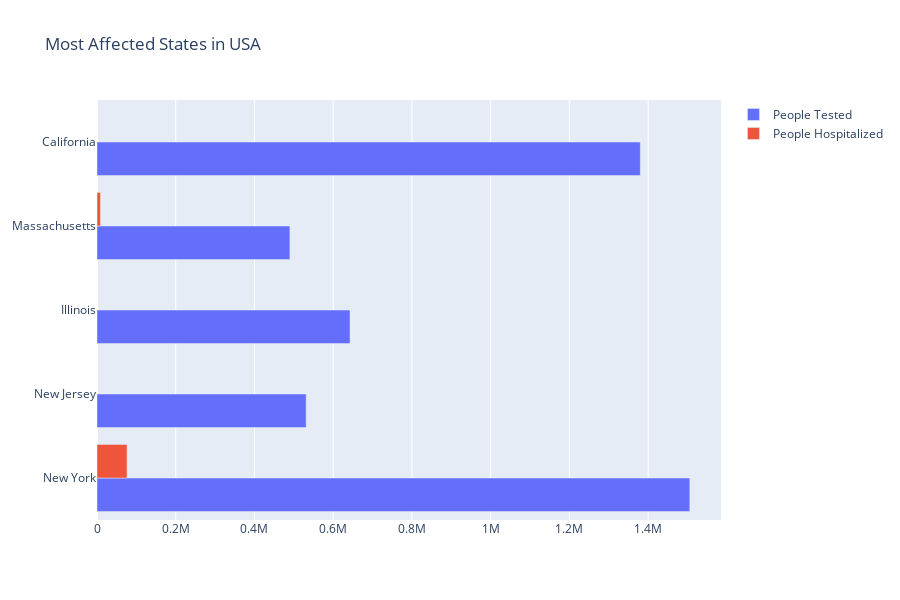

Source (notebook cell):
### Code cell
topstates_us = covid['Country_Region'] == 'US'
topstates_us = covid[topstates_us].nlargest(5, 'Confirmed')
fig5 = go.Figure(data = [
    go.Bar(name = 'People Tested', x = topstates_us['People_Tested'], y = topstates_us['Province_State'], orientation = 'h'),
    go.Bar(name = 'People Hospitalized', x = topstates_us['People_Hospitalized'], y = topstates_us['Province_State'], orientation = 'h')
])
fig5.update_layout(title = 'Most Affected States in USA', height = 600)
fig5.show()

### Figure 1 — Plotly figure (JSON) as saved in the notebook; plotly's stock layout.template omitted (floating-point values rounded to 4 significant figures)
{"data": [{"name": "People Tested", "orientation": "h", "type": "bar", "x": [1505836, 531343, 642713, 489953, 1380120], "y": ["New York", "New Jersey", "Illinois", "Massachusetts", "California"]}, {"name": "People Hospitalized", "orientation": "h", "type": "bar", "x": [76410, null, null, 8897, null], "y": ["New York", "New Jersey", "Illinois", "Massachusetts", "California"]}], "layout": {"height": 600, "title": {"text": "Most Affected States in USA"}}}
